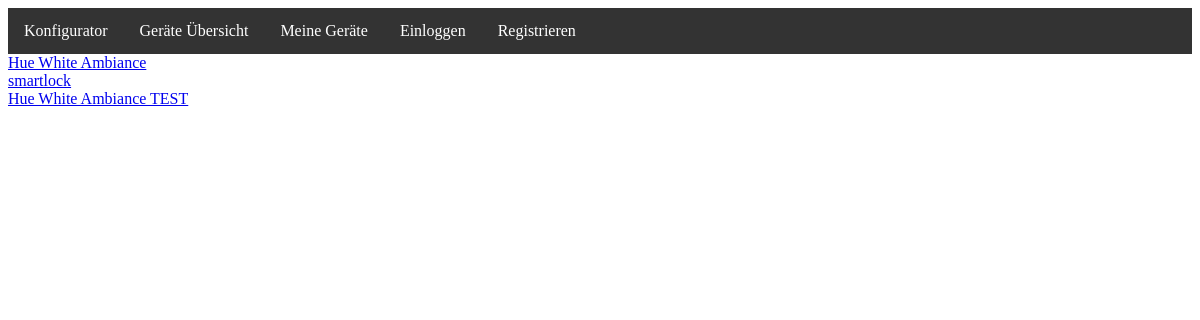
/smarthome/devices/, run on the app's committed database.
### smarthome/models.py (models this page shows, shortened)
class Device(models.Model):
    id = models.AutoField(primary_key=True)
    name = models.CharField(max_length=200)
    image = models.FileField(upload_to='Device')
    connector = models.ManyToManyField(Connector)
    standard = models.ManyToManyField(Standard,blank=True)
    manufacturer = models.CharField(max_length=200)
    generation = models.CharField(max_length=10)
    compatible_device = models.ManyToManyField('self',verbose_name="Compatible with",blank=True)
    class Device_Category(models.TextChoices):
        SMART_LIGHTNING = "Smart_Lightning", _("Smart_Lightning")
        SMART_LOCK = "Smart_Lock" , _("Smart_Lock")
        VIRTUAL_ASSISTANT = "Virtual_Assistant", _("Virtual_Assistant")
    category = models.CharField(
        max_length=20,
        choices=Device_Category.choices
    )
    class Meta:
        verbose_name = _("Device")
        verbose_name_plural = _("Devices")
        constraints = [models.UniqueConstraint(fields=["name","manufacturer","generation"],name="unique_device")]

### smarthome/views.py (the view)
# urls.py: path('devices/', views.devices_overview, name='devices'),
def devices_overview(request):
    devices = Device.objects.all()
    template = loader.get_template('smarthome/devices.html')
    context = {
        'devices': devices,
    }
    return HttpResponse(template.render(context, request))

### smarthome/templates/smarthome/devices.html
{% extends "base.html" %}
{% block content %}
    {% for device in devices %}
    <div id="container">
        <a href="{{ device.name }}/">{{ device.name }}</a>
    </div>
    {% endfor %}
    {% endblock %}

### data on the page
Device: name "Hue White Ambiance"
Device: name "smartlock"
Device: name "Hue White Ambiance TEST"
